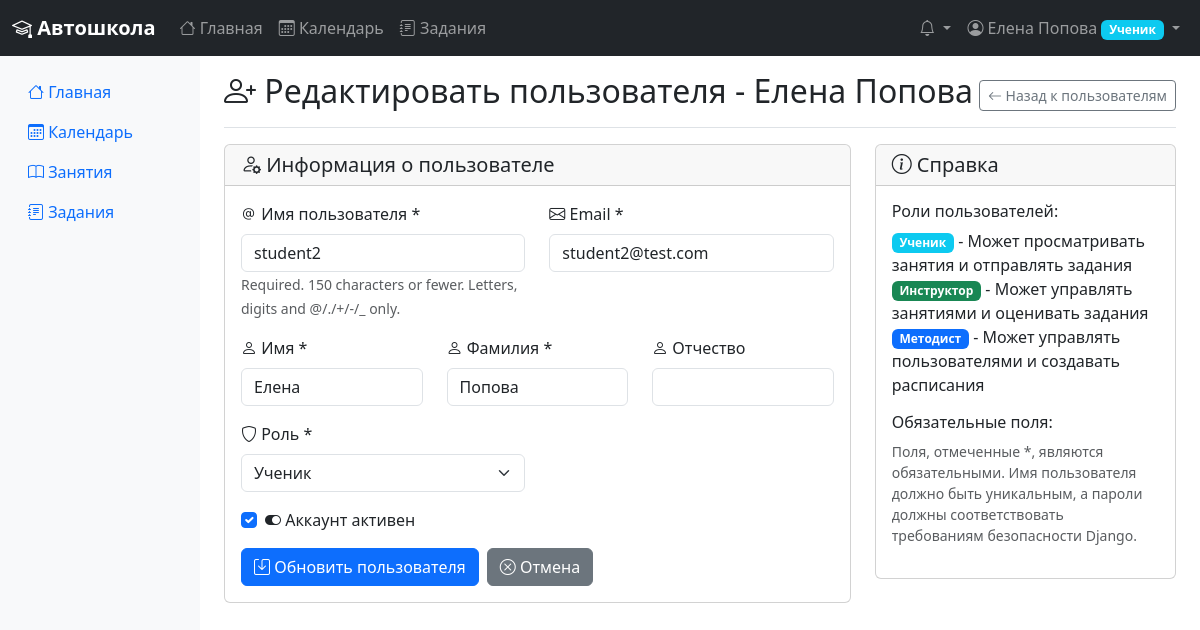
The app's page /ru/users/6/edit/ (signed in) with its own data.
### accounts/models.py (models this page shows, shortened)
class User(AbstractUser):
    class UserRole(models.TextChoices):
        STUDENT = 'student', 'Ученик'
        TEACHER = 'teacher', 'Инструктор'
        METHODIST = 'methodist', 'Методист'
    first_name = models.CharField(max_length=150, verbose_name='Имя')
    last_name = models.CharField(max_length=150, verbose_name='Фамилия')
    middle_name = models.CharField(max_length=150, blank=True, verbose_name='Отчество')
    role = models.CharField(
        max_length=20,
        choices=UserRole.choices,
        default=UserRole.STUDENT,
        verbose_name='Роль'
    )
    timezone = TimeZoneField(default='Europe/Moscow', verbose_name='Часовой пояс')
    phone = models.CharField(max_length=20, blank=True, verbose_name='Телефон')
    created_at = models.DateTimeField(auto_now_add=True, verbose_name='Дата создания')
    updated_at = models.DateTimeField(auto_now=True, verbose_name='Дата обновления')
    created_by = models.ForeignKey(
        'self',
        on_delete=models.SET_NULL,
        null=True,
        blank=True,
        related_name='created_users',
        limit_choices_to={'role': UserRole.METHODIST},
        verbose_name='Создан пользователем'
    )
    @property
    def full_name(self):
        if self.middle_name:
            return f"{self.first_name} {self.middle_name} {self.last_name}"
        return f"{self.first_name} {self.last_name}"
    def is_methodist(self):
        return self.role == self.UserRole.METHODIST
    class Meta:
        ordering = ['last_name', 'first_name']
        verbose_name = 'Пользователь'
        verbose_name_plural = 'Пользователи'

### accounts/views.py (the view, shortened to what this page needs)
# urls.py: path('users/<int:pk>/edit/', views.UserUpdateView.as_view(), name='user_edit'),
class UserUpdateView(LoginRequiredMixin, UpdateView):
    model = User
    form_class = UserUpdateForm
    template_name = 'accounts/user_form.html'
    success_url = reverse_lazy('accounts:user_list')
    def test_func(self):
        user = self.get_object()
        return (
            self.request.user == user or
            self.request.user.is_methodist() or
            self.request.user.is_superuser
        )
    def dispatch(self, request, *args, **kwargs):
        if not self.test_func():
            raise PermissionDenied("You don't have permission to edit this user.")
        return super().dispatch(request, *args, **kwargs)

### accounts/forms.py
class UserUpdateForm(forms.ModelForm):
    class Meta:
        model = User
        fields = (
            'username', 'email', 'first_name', 'last_name', 'middle_name',
            'role', 'is_active'
        )
        widgets = {
            'username': forms.TextInput(attrs={'class': 'form-control'}),
            'email': forms.EmailInput(attrs={'class': 'form-control'}),
            'first_name': forms.TextInput(attrs={'class': 'form-control'}),
            'last_name': forms.TextInput(attrs={'class': 'form-control'}),
            'middle_name': forms.TextInput(attrs={'class': 'form-control'}),
            'role': forms.Select(attrs={'class': 'form-select'}),
            'is_active': forms.CheckboxInput(attrs={'class': 'form-check-input'}),
        }

### templates/accounts/user_form.html (shortened to what this page needs)
{% extends 'base.html' %}
{% load i18n %}
{% block content %}
<div class="d-flex justify-content-between flex-wrap flex-md-nowrap align-items-center pt-3 pb-2 mb-3 border-bottom">
    <h1 class="h2">
        <i class="bi bi-person-plus"></i>
        {% if object %}{% trans "Редактировать пользователя" %} - {{ object.full_name }}{% else %}{% trans "Добавить пользователя" %}{% endif %}
    </h1>
    <div class="btn-toolbar mb-2 mb-md-0">
        <a href="{% url 'accounts:user_list' %}" class="btn btn-outline-secondary btn-sm">
            <i class="bi bi-arrow-left"></i> {% trans "Назад к пользователям" %}
        </a>
    </div>
</div>
<div class="row">
    <div class="col-md-8">
        <div class="card">
            <div class="card-header">
                <h5 class="card-title mb-0">
                    <i class="bi bi-person-gear"></i> {% trans "Информация о пользователе" %}
                </h5>
            </div>
            <div class="card-body">
                <form method="post">
                    <div class="row mb-3">
                        <div class="col-md-6">
                            <label for="{{ form.username.id_for_label }}" class="form-label">
                                <i class="bi bi-at"></i> {% trans "Имя пользователя" %} *
                            </label>
                            {{ form.username }}
                            {% if form.username.help_text %}
                                <small class="form-text text-muted">{{ form.username.help_text }}</small>
                            {% endif %}
                        </div>
                        <div class="col-md-6">
                            <label for="{{ form.email.id_for_label }}" class="form-label">
                                <i class="bi bi-envelope"></i> {% trans "Email" %} *
                            </label>
                            {{ form.email }}
                        </div>
                    </div>
                    <div class="row mb-3">
                        <div class="col-md-4">
                            <label for="{{ form.first_name.id_for_label }}" class="form-label">
                                <i class="bi bi-person"></i> {% trans "Имя" %} *
                            </label>
                            {{ form.first_name }}
                        </div>
                        <div class="col-md-4">
                            <label for="{{ form.last_name.id_for_label }}" class="form-label">
                                <i class="bi bi-person"></i> {% trans "Фамилия" %} *
                            </label>
                            {{ form.last_name }}
                        </div>
                        <div class="col-md-4">
                            <label for="{{ form.middle_name.id_for_label }}" class="form-label">
                                <i class="bi bi-person"></i> {% trans "Отчество" %}
                            </label>
                            {{ form.middle_name }}
                        </div>
                    </div>
                    <div class="row mb-3">
                        <div class="col-md-6">
                            <label for="{{ form.role.id_for_label }}" class="form-label">
                                <i class="bi bi-shield"></i> {% trans "Роль" %} *
                            </label>
                            {{ form.role }}
                        </div>
                    </div>
                    {% if not object %}
                        <div class="row mb-3">
                            <div class="col-md-6">
                                <label for="{{ form.password.id_for_label }}" class="form-label">
                                    <i class="bi bi-lock"></i> {% trans "Пароль" %} *
                                </label>
                                {{ form.password }}
                                {% if form.password.help_text %}
                                    <small class="form-text text-muted">{{ form.password.help_text }}</small>
                                {% endif %}
                                {% if form.password.errors %}
                                    <div class="text-danger small">{{ form.password.errors }}</div>
                                {% endif %}
                            </div>
                        </div>
                    {% else %}
                        {% if form.is_active %}
                        <div class="mb-3 form-check">
                            {{ form.is_active }}
                            <label class="form-check-label" for="{{ form.is_active.id_for_label }}">
                                <i class="bi bi-toggle-on"></i> {% trans "Аккаунт активен" %}
                            </label>
                        </div>
                        {% endif %}
                    {% endif %}
                    <div class="d-flex gap-2">
                        <button type="submit" class="btn btn-primary">
                            <i class="bi bi-save"></i>
                            {% if object %}{% trans "Обновить пользователя" %}{% else %}{% trans "Создать пользователя" %}{% endif %}
                        </button>
                        <a href="{% url 'accounts:user_list' %}" class="btn btn-secondary">
                            <i class="bi bi-x-circle"></i> {% trans "Отмена" %}
                        </a>
                    </div>
                </form>
            </div>
        </div>
    </div>
    <div class="col-md-4">
        <div class="card">
            <div class="card-header">
                <h5 class="card-title mb-0">
                    <i class="bi bi-info-circle"></i> {% trans "Справка" %}
                </h5>
            </div>
            <div class="card-body">
                <h6>{% trans "Роли пользователей" %}:</h6>
                <ul class="list-unstyled">
                    <li><span class="badge bg-info">{% trans "Ученик" %}</span> - {% trans "Может просматривать занятия и отправлять задания" %}</li>
                    <li><span class="badge bg-success">{% trans "Инструктор" %}</span> - {% trans "Может управлять занятиями и оценивать задания" %}</li>
                    <li><span class="badge bg-primary">{% trans "Методист" %}</span> - {% trans "Может управлять пользователями и создавать расписания" %}</li>
                </ul>
                <h6 class="mt-3">{% trans "Обязательные поля" %}:</h6>
                <p class="small text-muted">
                    {% trans "Поля, отмеченные *, являются обязательными. Имя пользователя должно быть уникальным, а пароли должны соответствовать требованиям безопасности Django." %}
                </p>
            </div>
        </div>
    </div>
</div>
{% endblock %}

### templates/base.html (shortened to what this page needs)
<!DOCTYPE html>
{% load i18n %}
<html lang="{{ LANGUAGE_CODE }}">
<head>
    <link href="https://cdn.jsdelivr.net/npm/bootstrap@5.3.0/dist/css/bootstrap.min.css" rel="stylesheet">
    <link href="https://cdn.jsdelivr.net/npm/bootstrap-icons@1.10.0/font/bootstrap-icons.css" rel="stylesheet">
</head>
<body>
    {% if user.is_authenticated %}
    <nav class="navbar navbar-expand-lg navbar-dark bg-dark">
        <div class="container-fluid">
            <a class="navbar-brand" href="{% url 'accounts:dashboard' %}">
                <i class="bi bi-mortarboard"></i> {% trans "Автошкола" %}
            </a>
            <div class="collapse navbar-collapse" id="navbarNav">
                <ul class="navbar-nav me-auto">
                    <li class="nav-item">
                        <a class="nav-link" href="{% url 'accounts:dashboard' %}">
                            <i class="bi bi-house"></i> {% trans "Главная" %}
                        </a>
                    </li>
                    <li class="nav-item">
                        <a class="nav-link" href="{% url 'scheduling:calendar' %}">
                            <i class="bi bi-calendar3"></i> {% trans "Календарь" %}
                        </a>
                    </li>
                    <li class="nav-item">
                        <a class="nav-link" href="{% url 'assignments:assignment_list' %}">
                            <i class="bi bi-journal-text"></i> {% trans "Задания" %}
                        </a>
                    </li>
                </ul>
                <ul class="navbar-nav">
                    <li class="nav-item dropdown">
                        <a class="nav-link dropdown-toggle" href="#" id="notificationsDropdown" role="button" data-bs-toggle="dropdown">
                            <i class="bi bi-bell"></i>
                        </a>
                    </li>
                    <li class="nav-item dropdown">
                        <a class="nav-link dropdown-toggle" href="#" id="navbarDropdown" role="button" data-bs-toggle="dropdown">
                            <i class="bi bi-person-circle"></i> {{ user.full_name }}
                            <span class="badge bg-info">{{ user.get_role_display }}</span>
                        </a>
                    </li>
                </ul>
            </div>
        </div>
    </nav>
    {% endif %}
    <main class="container-fluid">
        {% if user.is_authenticated %}
        <div class="row">
            <nav class="col-md-3 col-lg-2 d-md-block sidebar collapse">
                <div class="position-sticky pt-3">
                    <ul class="nav flex-column">
                        <li class="nav-item">
                            <a class="nav-link" href="{% url 'accounts:dashboard' %}">
                                <i class="bi bi-house"></i> {% trans "Главная" %}
                            </a>
                        </li>
                        <li class="nav-item">
                            <a class="nav-link" href="{% url 'scheduling:calendar' %}">
                                <i class="bi bi-calendar3"></i> {% trans "Календарь" %}
                            </a>
                        </li>
                        <li class="nav-item">
                            <a class="nav-link" href="{% url 'scheduling:lesson_list' %}">
                                <i class="bi bi-book"></i> {% trans "Занятия" %}
                            </a>
                        </li>
                        <li class="nav-item">
                            <a class="nav-link" href="{% url 'assignments:assignment_list' %}">
                                <i class="bi bi-journal-text"></i> {% trans "Задания" %}
                            </a>
                        </li>
                    </ul>
                </div>
            </nav>
            <div class="col-md-9 ms-sm-auto col-lg-10 px-md-4">
                {% block content %}
                {% endblock %}
            </div>
        </div>
        {% else %}
            <script>
                window.location.href = "{% url 'accounts:login' %}";
            </script>
        {% endif %}
    </main>
</body>
</html>

### templates/base.html (style rules this page uses)
.sidebar { min-height: 100vh; background-color: #f8f9fa; }
.navbar-brand { font-weight: bold; }

### records on screen
User: full_name "Елена Попова", role "Ученик", username "student2", email "student2@test.com", first_name "Елена", last_name "Попова", is_active "☑"
